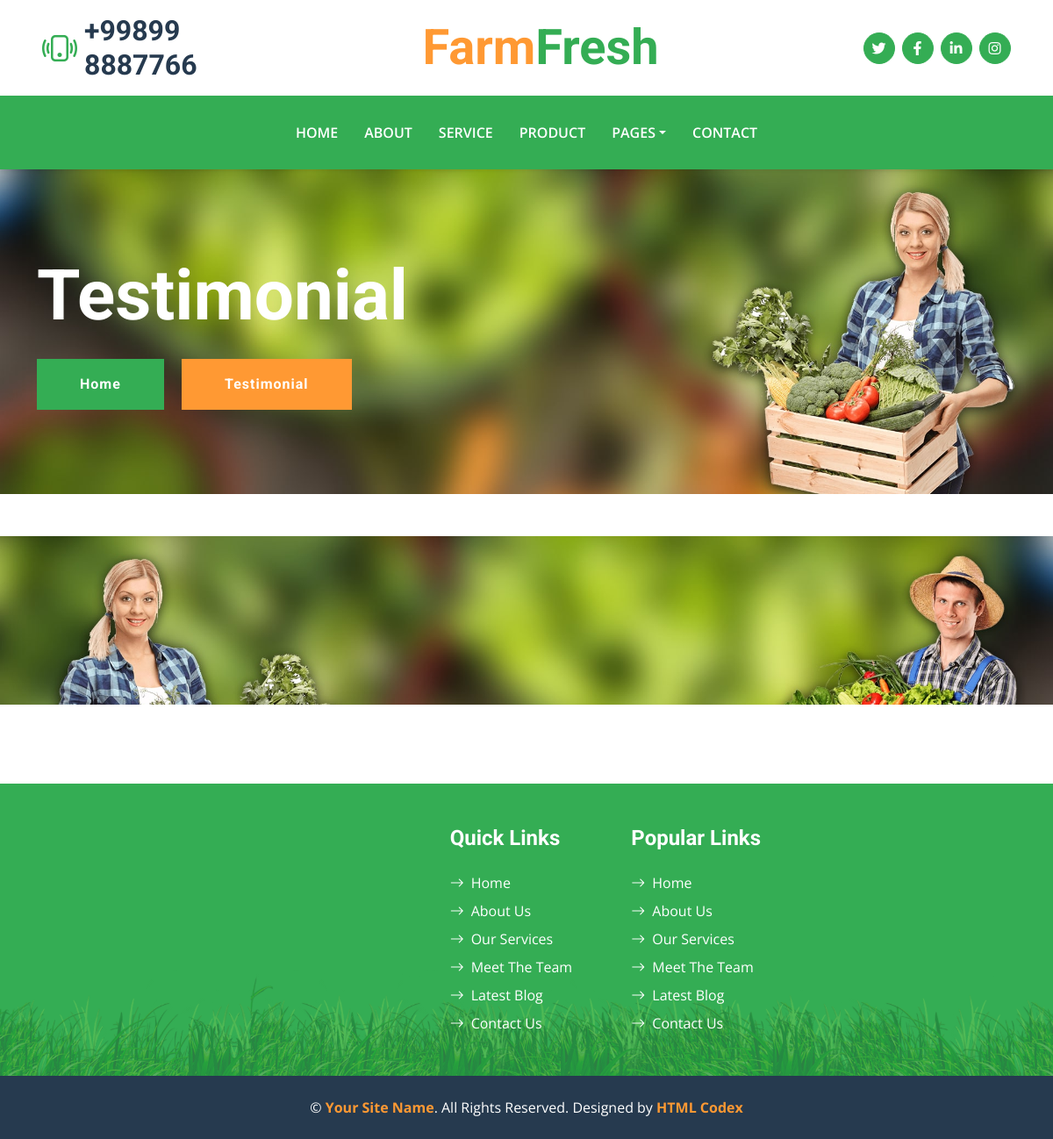
/testimonial/, run on an earlier commit of the app's database.
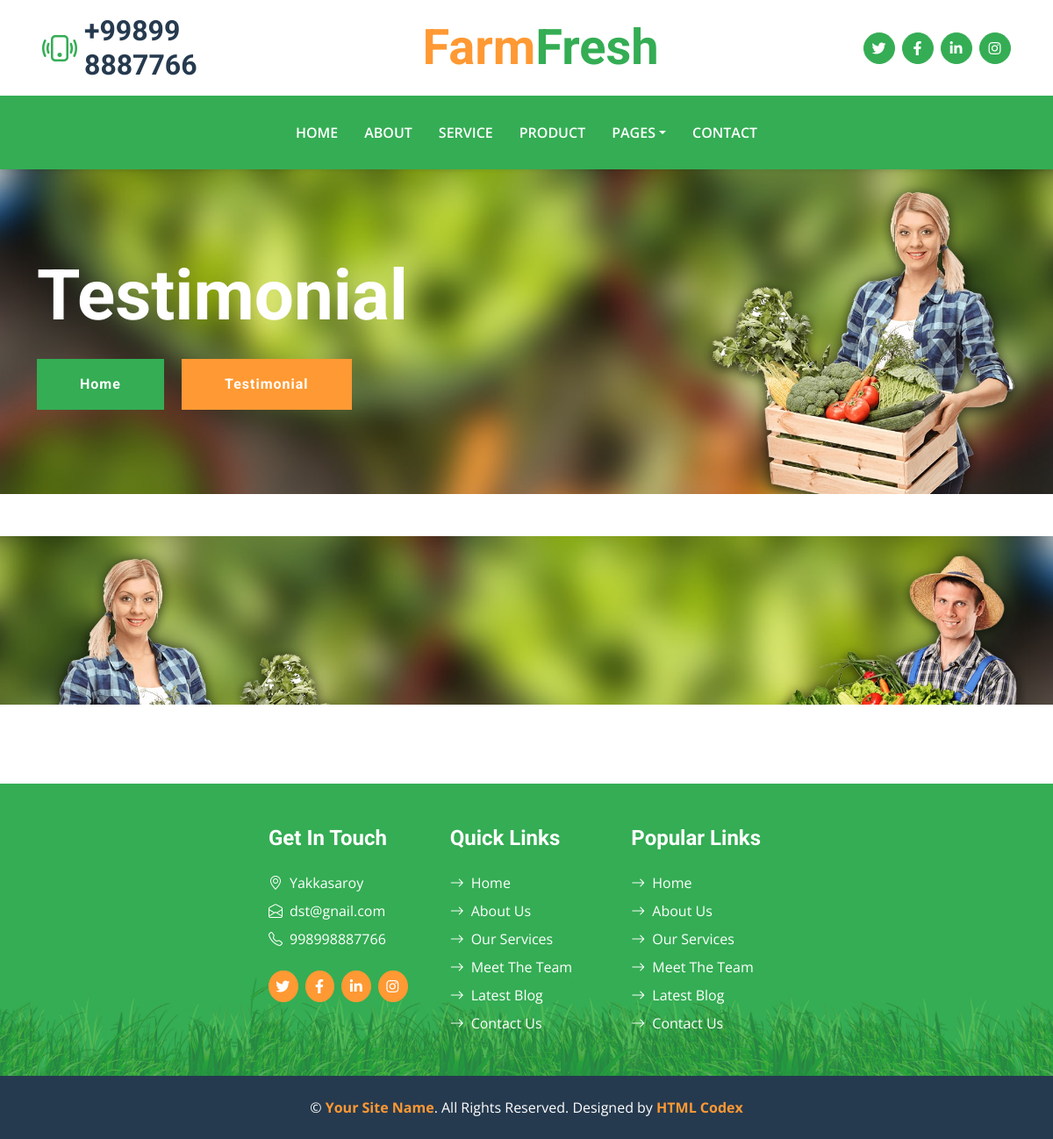
And on a later commit of the database.
### farmfresh/models.py (models this page shows, shortened)
class AboutUs(models.Model):
    adress = models.CharField(max_length=255)
    email = models.EmailField()
    phone_number = models.CharField(max_length=255)
    city = models.ForeignKey(City, on_delete=models.CASCADE)

### farmfresh/views.py (the view)
# urls.py: path('testimonial/', testimonial, name = 'testimonial'),
def testimonial(request):
    customersdisplay = Customer.objects.all()
    aboutdisplay = AboutUs.objects.all()
    context = {"Customer":customersdisplay, 'AboutUs': aboutdisplay}
    return render(request, 'testimonial.html', context)

### templates/testimonial.html (shortened to what this page needs)
{% load static %}
{% load i18n %}
<!DOCTYPE html>
<html lang="en">
<head>
    <link href="https://cdnjs.cloudflare.com/ajax/libs/font-awesome/5.15.0/css/all.min.css" rel="stylesheet">
    <link href="https://cdn.jsdelivr.net/npm/bootstrap-icons@1.4.1/font/bootstrap-icons.css" rel="stylesheet">
    <link href="{% static 'lib/owlcarousel/assets/owl.carousel.min.css' %}" rel="stylesheet">
    <link href="{% static 'css/bootstrap.min.css' %}" rel="stylesheet">
    <link href="{% static 'css/style.css' %}" rel="stylesheet">
</head>
<body>
    <div class="container-fluid px-5 d-none d-lg-block">
        <div class="row gx-5 py-3 align-items-center">
            <div class="col-lg-3">
                <div class="d-flex align-items-center justify-content-start">
                    <i class="bi bi-phone-vibrate fs-1 text-primary me-2"></i>
                    <h2 class="mb-0">+99899 8887766</h2>
                </div>
            </div>
            <div class="col-lg-6">
                <div class="d-flex align-items-center justify-content-center">
                    <a href="{% url 'index' %}" class="navbar-brand ms-lg-5">
                        <h1 class="m-0 display-4 text-primary"><span class="text-secondary">{% trans "Farm" %}</span>{% trans "Fresh"%}</h1>
                    </a>
                </div>
            </div>
            <div class="col-lg-3">
                <div class="d-flex align-items-center justify-content-end">
                    <a class="btn btn-primary btn-square rounded-circle me-2" href="https://www.twitter.com/"><i
                            class="fab fa-twitter"></i></a>
                    <a class="btn btn-primary btn-square rounded-circle me-2" href="https://www.facebook.com/"><i
                            class="fab fa-facebook-f"></i></a>
                    <a class="btn btn-primary btn-square rounded-circle me-2" href="https://www.linkedin.com/"><i
                            class="fab fa-linkedin-in"></i></a>
                    <a class="btn btn-primary btn-square rounded-circle" href="https://www.instagram.com/"><i
                            class="fab fa-instagram"></i></a>
                </div>
            </div>
        </div>
    </div>
    <nav class="navbar navbar-expand-lg bg-primary navbar-dark shadow-sm py-3 py-lg-0 px-3 px-lg-5">
        <div class="collapse navbar-collapse" id="navbarCollapse">
            <div class="navbar-nav mx-auto py-0">
                <a href="{% url 'index' %}" class="nav-item nav-link">{% trans "Home" %}</a>
                <a href="{% url 'about' %}" class="nav-item nav-link">{% trans "About" %}</a>
                <a href="{% url 'service' %}" class="nav-item nav-link">{% trans "Service" %}</a>
                <a href="{% url 'product' %}" class="nav-item nav-link">{% trans "Product" %}</a>
                <div class="nav-item dropdown">
                    <a href="#" class="nav-link dropdown-toggle" data-bs-toggle="dropdown">Pages</a>
                </div>
                <a href="{% url 'contact' %}" class="nav-item nav-link">{% trans "Contact" %}</a>
            </div>
        </div>
    </nav>
    <div class="container-fluid bg-primary py-5 bg-hero mb-5">
        <div class="container py-5">
            <div class="row justify-content-start">
                <div class="col-lg-8 text-center text-lg-start">
                    <h1 class="display-1 text-white mb-md-4">{% trans "Testimonial" %}</h1>
                    <a href="" class="btn btn-primary py-md-3 px-md-5 me-3">{% trans "Home" %}</a>
                    <a href="" class="btn btn-secondary py-md-3 px-md-5">{% trans "Testimonial" %}</a>
                </div>
            </div>
        </div>
    </div>
    <div class="container-fluid bg-testimonial py-5 my-5">
        <div class="container py-5">
        </div>
    </div>
    <div class="container-fluid bg-footer bg-primary text-white mt-5">
        <div class="footer">
            <div class="row gx-5">
                <div class="col-lg-8 col-md-6">
                    <div class="row gx-5">
                        <div class="col-lg-4 col-md-12 pt-5 mb-5">
                            {% for item in AboutUs %}
                            {% if item.id == 1 %}
                            <h4 class="text-white mb-4">Get In Touch</h4>
                            <div class="d-flex mb-2">
                                <i class="bi bi-geo-alt text-white me-2"></i>
                                <p class="text-white mb-0">{{item.adress}}</p>
                            </div>
                            <div class="d-flex mb-2">
                                <i class="bi bi-envelope-open text-white me-2"></i>
                                <p class="text-white mb-0">{{item.email}}</p>
                            </div>
                            <div class="d-flex mb-2">
                                <i class="bi bi-telephone text-white me-2"></i>
                                <p class="text-white mb-0">{{item.phone_number}}</p>
                            </div>
                            <div class="d-flex mt-4">
                                <a class="btn btn-secondary btn-square rounded-circle me-2"
                                    href="https://www.twitter.com/"><i class="fab fa-twitter"></i></a>
                                <a class="btn btn-secondary btn-square rounded-circle me-2"
                                    href="https://www.facebook.com/"><i class="fab fa-facebook-f"></i></a>
                                <a class="btn btn-secondary btn-square rounded-circle me-2"
                                    href="https://www.linkedin.com/"><i class="fab fa-linkedin-in"></i></a>
                                <a class="btn btn-secondary btn-square rounded-circle" href="https://www.instagram.com/"><i
                                        class="fab fa-instagram"></i></a>
                            </div>
                            {%endif%}
                            {%endfor%}
                        </div>
                        <div class="col-lg-4 col-md-12 pt-0 pt-lg-5 mb-5">
                            <h4 class="text-white mb-4">Quick Links</h4>
                            <div class="d-flex flex-column justify-content-start">
                                <a class="text-white mb-2" href="{% url 'index' %}"><i
                                        class="bi bi-arrow-right text-white me-2"></i>Home</a>
                                <a class="text-white mb-2" href="{% url 'about' %}"><i
                                        class="bi bi-arrow-right text-white me-2"></i>About
                                    Us</a>
                                <a class="text-white mb-2" href="{% url 'service' %}"><i
                                        class="bi bi-arrow-right text-white me-2"></i>Our
                                    Services</a>
                                <a class="text-white mb-2" href="{% url 'team' %}"><i
                                        class="bi bi-arrow-right text-white me-2"></i>Meet The
                                    Team</a>
                                <a class="text-white mb-2" href="{% url 'blog' %}"><i
                                        class="bi bi-arrow-right text-white me-2"></i>Latest
                                    Blog</a>
                                <a class="text-white" href="{% url 'contact' %}"><i
                                        class="bi bi-arrow-right text-white me-2"></i>Contact Us</a>
                            </div>
                        </div>
                        <div class="col-lg-4 col-md-12 pt-0 pt-lg-5 mb-5">
                            <h4 class="text-white mb-4">Popular Links</h4>
                            <div class="d-flex flex-column justify-content-start">
                                <a class="text-white mb-2" href="{% url 'index' %}"><i
                                        class="bi bi-arrow-right text-white me-2"></i>Home</a>
                                <a class="text-white mb-2" href="{% url 'about' %}"><i
                                        class="bi bi-arrow-right text-white me-2"></i>About
                                    Us</a>
                                <a class="text-white mb-2" href="{% url 'service' %}"><i
                                        class="bi bi-arrow-right text-white me-2"></i>Our
                                    Services</a>
                                <a class="text-white mb-2" href="{% url 'team' %}"><i
                                        class="bi bi-arrow-right text-white me-2"></i>Meet The
                                    Team</a>
                                <a class="text-white mb-2" href="{% url 'blog' %}"><i
                                        class="bi bi-arrow-right text-white me-2"></i>Latest
                                    Blog</a>
                                <a class="text-white" href="{% url 'contact' %}"><i
                                        class="bi bi-arrow-right text-white me-2"></i>Contact Us</a>
                            </div>
                        </div>
                    </div>
                </div>
                <div class="col-lg-4 col-md-6 mt-lg-n5">
                </div>
            </div>
        </div>
    </div>
    <div class="container-fluid bg-dark text-white py-4">
        <div class="container text-center">
            <p class="mb-0">&copy; <a class="text-secondary fw-bold" href="#">Your Site Name</a>. All Rights Reserved.
                Designed by <a class="text-secondary fw-bold" href="https://htmlcodex.com">HTML Codex</a></p>
        </div>
    </div>
</body>
</html>

### static/css/style.css (style rules this page uses)
:root { --primary: #34AD54; --secondary: #FF9933; --light: #F6FFF2; --dark: #263A4F; }
.btn { font-family: 'Roboto', sans-serif; letter-spacing: 1px; font-weight: 700; transition: .5s; }
.btn-primary, .btn-secondary { color: #FFFFFF; }
.btn-square { width: 36px; height: 36px; }
.btn-square, .btn-sm-square, .btn-lg-square { padding-left: 0; padding-right: 0; text-align: center; }
.navbar-dark .navbar-nav .nav-link { padding: 30px 15px; font-size: 16px; font-weight: 600; color: #FFFFFF; text-transform: uppercase; transition: .5s; }
.bg-hero { background: url(../img/carousel-1.jpg) top right no-repeat; background-size: cover; }
.bg-testimonial { background: url(../img/testimonial.jpg) top center no-repeat; background-size: cover; }
.bg-footer { background: linear-gradient(rgba(52, 173, 84, .7), rgba(52, 173, 84, .7)), url(../img/footer.png) center bottom no-repeat; background-size: contain; }
@media (min-width: 991.98px) { .bg-footer { margin-top: 90px !important; } }

### templates/testimonial.html (style rules this page uses)
.footer { text-align: 5%; padding-left: 25%; }

What changed in the data, as far as the page shows it:
added AboutUs: adress "Yakkasaroy", email "dst@gnail.com", phone_number "998998887766"
